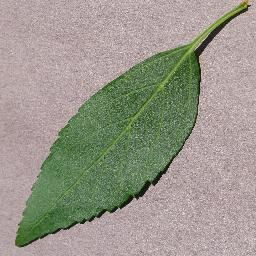
#> input picture inputs/dataset/raw/cherry-leaves/healthy/0048afb8-b950-4c57-9e72-7e26282327ee___JR_HL 9765_flipTB.JPG, 256 x 256 px, found by its file name; its folder holds only this picture in this run
$ jupyter execute --allow-errors 2_visual_study.ipynb   (shell and % lines are left out)
#> lines starting #> are read from the running program, lines starting #| are printed output that depends on the picture
# **2 – Visual Study**

## Objectives

* Explore the cherry leaf image dataset visually
* Differentiate between healthy and powdery mildew-infected leaves
* Support Business Requirement #1 through image analysis and insights

## Inputs

* Images located in -  inputs/dataset/raw/cherry-leaves/
* Subfolders - healthy/, powdery_mildew/

## Outputs

* Image count per class
* Sample images from each class
* Average and variability images
* Images displayed to illustrate visual patterns

---

# Change working directory

Change the working directory from its current folder to its parent folder

[cell 1]
import os

project_dir = r"C:\Users\amyno\OneDrive\Documents\CherryLeafProject\milestone-project-mildew-detection-in-cherry-leaves"

os.chdir(project_dir)

print(f" Current working directory is now: {os.getcwd()}")

---

# Count of images per class

In this section, I count how many images exist for each class (healthy vs powdery mildew).
This helps confirm the dataset is balanced and gives context for later modeling.

Set path to image folders

[cell 2]
image_path = "inputs/dataset/raw/cherry-leaves"
class_names = os.listdir(image_path)

Determine no. of images per class

[cell 3]
for class_name in class_names:
    class_dir = os.path.join(image_path, class_name)
    image_count = len(os.listdir(class_dir))
    print(f"{class_name}: {image_count} images")

This shows that there is the same amount of healthy and diseased images to analyse. This is important as it shows that the data sets are even and there is no skew in favour of either class.

It also shows that there is a healthy amount of data to work with. 2104 images per class allows more than enough data to train, test and validate the model.

---

# Sample images from each class

I will take a random sample of 5 images from each of the classes, healthy and diseased. This will demonstrate the visual differences and help to ensure the data is accurate

import os for the file paths, random to enable random choosing of the images, Python Imaging Library to load the images, and MatPlotLib to display those images

[cell 4]
import os
import random
from PIL import Image
import matplotlib.pyplot as plt

set folder for images and define both classes

[cell 5]
base_path = "inputs/dataset/raw/cherry-leaves"

classes = ["healthy", "powdery_mildew"]

Create a dictionary to hold 5 random images per class

[cell 6]
sample_images = {} # code inspired by real python and ref. in readme (1)

#> (the rest of this cell did not finish here and is left out)

Use Matplotlib to show 10 images: 5 from each class. Healthy leaves are on the top row, powdery mildew on the bottom row

[cell 7]
plt.figure(figsize=(15, 6)) # code inspired by matplotlib image tutorial and ref. in readme (2)

#> (the rest of this cell did not finish here and is left out)

The sample images show a clear difference between a healthy and a diseased cherry leaf.

---

# Averge image per class

This section generates an average image for each class by combining pixel values from all images and dividing by the total count

The goal is to highlight common patterns in each class and help visually identify what a "typical" healthy or diseased leaf might look like.

Import numpy

[cell 8]
import numpy as np

Create the average image for a given class by resizing, adding and averaging all images in that folder

[cell 9]
def calculate_average_image(class_name, image_size=(100, 100)): # code inspired by stack overflow and ref. in readme (4)

#> called with class_name = 'healthy', image_size = (100, 100)
    folder_path = os.path.join("inputs/dataset/raw/cherry-leaves", class_name)
    images = os.listdir(folder_path)

    avg_array = np.zeros((image_size[1], image_size[0], 3), dtype=np.float32)

    for img_name in images:
        img_path = os.path.join(folder_path, img_name)
        img = Image.open(img_path).resize(image_size).convert("RGB")
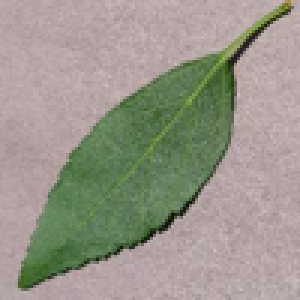
#> img: PIL image 100x100 RGB (shown 3 times larger); mean R, G, B 153.8, 150.9, 139.1
        avg_array += np.array(img)

    avg_array /= len(images)
    avg_image = Image.fromarray(np.uint8(avg_array))

    return avg_image

[cell 10]
plt.figure(figsize=(10, 5)) # code inspired by geeks for geeks and also by scaler, both ref. in readme (5)

for i, class_name in enumerate(["healthy", "powdery_mildew"]):
    avg_img = calculate_average_image(class_name)

    plt.subplot(1, 2, i + 1)
    plt.imshow(avg_img) # code inspired by mathworks and ref in readme (6)
    plt.axis("off")
    plt.title(f"Average: {class_name.replace('_', ' ').capitalize()}")

plt.tight_layout()
plt.show()
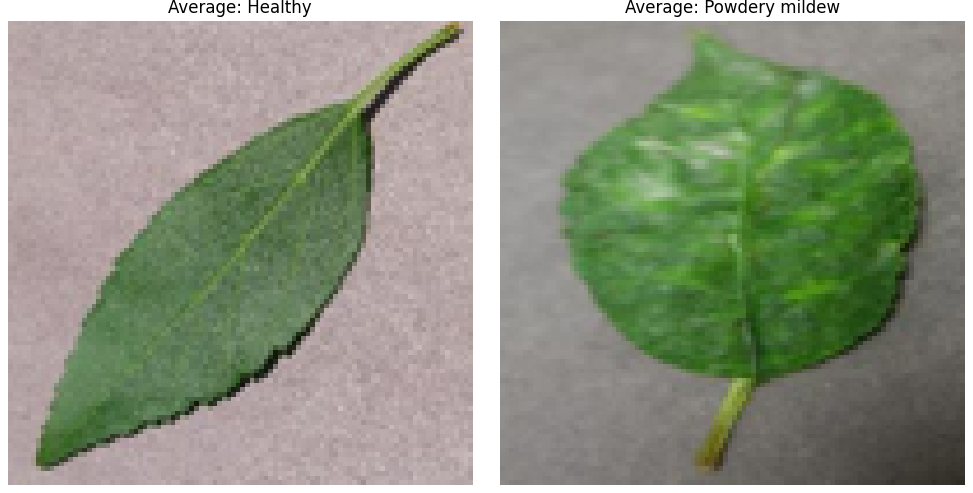
#> figure drawn by matplotlib, 2 panels
